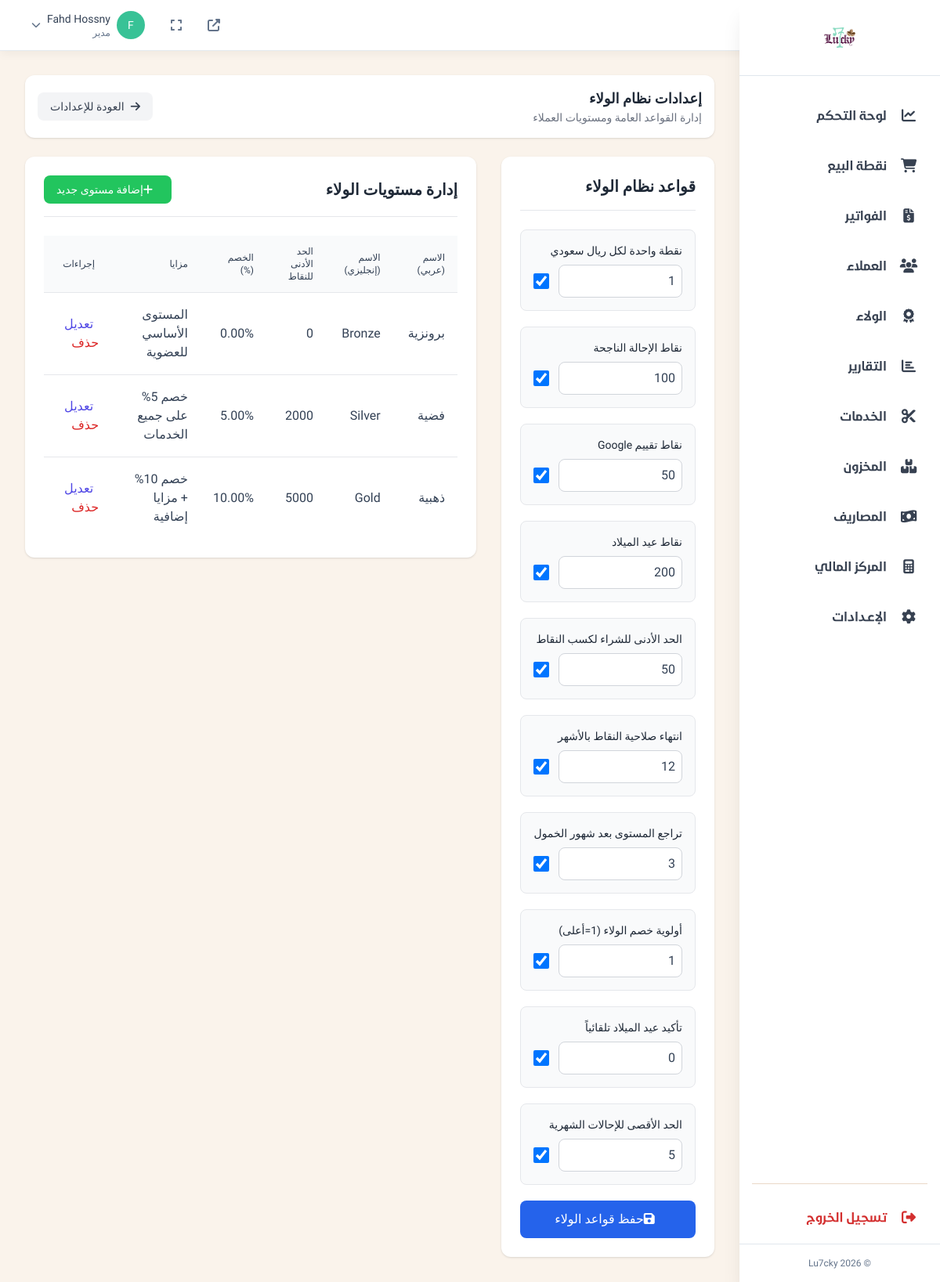
Screenshot of /admin/loyalty_settings.php (signed in) with the database file from the repository.
### tables this page shows
CREATE TABLE `loyalty_rules` (
  `id` int(11) NOT NULL,
  `rule_key` varchar(100) NOT NULL,
  `rule_value` text NOT NULL,
  `description_ar` varchar(255) DEFAULT NULL,
  `is_active` tinyint(1) DEFAULT 1,
  `created_at` timestamp NOT NULL DEFAULT current_timestamp(),
  `updated_at` timestamp NOT NULL DEFAULT current_timestamp() ON UPDATE current_timestamp()
);

CREATE TABLE `loyalty_tiers` (
  `id` int(11) NOT NULL,
  `name_ar` varchar(100) NOT NULL,
  `name_en` varchar(100) NOT NULL,
  `min_points` int(11) NOT NULL DEFAULT 0,
  `discount_percent` decimal(5,2) NOT NULL DEFAULT 0.00,
  `tier_color` varchar(20) DEFAULT '#gray',
  `tier_icon` varchar(50) DEFAULT 'star',
  `benefits_ar` text DEFAULT NULL,
  `is_active` tinyint(1) DEFAULT 1,
  `sort_order` int(11) DEFAULT 0,
  `created_at` timestamp NOT NULL DEFAULT current_timestamp(),
  `updated_at` timestamp NOT NULL DEFAULT current_timestamp() ON UPDATE current_timestamp()
);

### admin/loyalty_settings.php (the view, shortened to what this page needs)
<?php
 $database = new Database();
 $db = $database->getConnection();
 $rules_stmt = $db->query("SELECT rule_key, rule_value, description_ar, is_active FROM loyalty_rules");
 $loyalty_rules = $rules_stmt->fetchAll(PDO::FETCH_ASSOC);
 $tiers_stmt = $db->query("SELECT * FROM loyalty_tiers ORDER BY min_points ASC");
 $loyalty_tiers = $tiers_stmt->fetchAll(PDO::FETCH_ASSOC);
?>
<div class="bg-white rounded-xl shadow mb-6 p-4">
    <div class="flex items-center justify-between">
        <div class="flex items-center gap-3">
            <div>
                <h1 class="text-lg font-bold text-gray-800">إعدادات نظام الولاء</h1>
                <p class="text-sm text-gray-500">إدارة القواعد العامة ومستويات العملاء</p>
            </div>
        </div>
        <a href="settings.php" class="bg-gray-100 hover:bg-gray-200 text-gray-700 px-4 py-2 rounded-lg text-sm"><i class="fas fa-arrow-right ml-2"></i>العودة للإعدادات</a>
    </div>
</div>
<div class="grid grid-cols-1 lg:grid-cols-3 gap-8">
    <div class="lg:col-span-1">
        <div class="bg-white rounded-xl shadow p-6">
            <h2 class="text-xl font-bold text-gray-800 mb-6 border-b pb-4">قواعد نظام الولاء</h2>
            <form method="POST" class="space-y-5">
                <?php foreach ($loyalty_rules as $rule): ?>
                <div class="p-4 border rounded-lg bg-gray-50">
                    <label for="rule_<?= htmlspecialchars($rule['rule_key']) ?>" class="block text-sm font-medium text-gray-800 mb-2"><?= htmlspecialchars($rule['description_ar']) ?></label>
                    <div class="flex items-center gap-3">
                        <input type="number" step="any" name="rules[<?= htmlspecialchars($rule['rule_key']) ?>]" id="rule_<?= htmlspecialchars($rule['rule_key']) ?>"
                               value="<?= htmlspecialchars($rule['rule_value']) ?>"
                               class="w-full p-2 border border-gray-300 rounded-lg">
                        <label class="flex items-center cursor-pointer">
                            <input type="checkbox" name="active_rules[<?= htmlspecialchars($rule['rule_key']) ?>]" <?= $rule['is_active'] ? 'checked' : '' ?> class="h-5 w-5 rounded border-gray-300 text-green-500 focus:ring-green-500">
                        </label>
                    </div>
                </div>
                <?php endforeach; ?>
                <button type="submit" class="w-full bg-blue-600 text-white px-6 py-3 rounded-lg hover:bg-blue-700 transition mt-4">
                    <i class="fas fa-save mr-2"></i>حفظ قواعد الولاء
                </button>
            </form>
        </div>
    </div>
    <div class="lg:col-span-2">
        <div class="bg-white rounded-xl shadow p-6">
            <div class="flex justify-between items-center mb-6 border-b pb-4">
                <h2 class="text-xl font-bold text-gray-800">إدارة مستويات الولاء</h2>
                <button onclick="openTierModal()" class="bg-green-500 hover:bg-green-600 text-white px-4 py-2 rounded-lg text-sm"><i class="fas fa-plus mr-2"></i>إضافة مستوى جديد</button>
            </div>
            <div class="overflow-x-auto">
                <table class="min-w-full divide-y divide-gray-200">
                    <thead class="bg-gray-50">
                        <tr>
                            <th class="px-4 py-3 text-right text-xs font-medium">الاسم (عربي)</th>
                            <th class="px-4 py-3 text-right text-xs font-medium">الاسم (إنجليزي)</th>
                            <th class="px-4 py-3 text-right text-xs font-medium">الحد الأدنى للنقاط</th>
                            <th class="px-4 py-3 text-right text-xs font-medium">الخصم (%)</th>
                            <th class="px-4 py-3 text-right text-xs font-medium">مزايا</th>
                            <th class="px-4 py-3 text-center text-xs font-medium">إجراءات</th>
                        </tr>
                    </thead>
                    <tbody class="bg-white divide-y divide-gray-200">
                        <?php foreach ($loyalty_tiers as $tier): ?>
                        <tr>
                            <td class="px-4 py-4 font-medium"><?= htmlspecialchars($tier['name_ar']) ?></td>
                            <td class="px-4 py-4"><?= htmlspecialchars($tier['name_en']) ?></td>
                            <td class="px-4 py-4"><?= htmlspecialchars($tier['min_points']) ?></td>
                            <td class="px-4 py-4"><?= htmlspecialchars($tier['discount_percent']) ?>%</td>
                            <td class="px-4 py-4"><?= htmlspecialchars($tier['benefits_ar']) ?></td>
                            <td class="px-4 py-4 text-center">
                                <button onclick='openTierModal(<?= json_encode($tier) ?>)' class="text-indigo-600 hover:text-indigo-900">تعديل</button>
                                <form method="POST" class="inline-block ml-4" onsubmit="return confirm('هل أنت متأكد من الحذف؟')">
                                    <button type="submit" class="text-red-600 hover:text-red-900">حذف</button>
                                </form>
                            </td>
                        </tr>
                        <?php endforeach; ?>
                    </tbody>
                </table>
            </div>
        </div>
    </div>
</div>
<?php
include 'layouts/responsive_base.php';
?>

### admin/layouts/responsive_base.php (style rules this page uses)
body { font-family: 'Tajawal', sans-serif; background-color: #FAF3EB; }

### rows the page displays
loyalty_rules: description_ar "نقطة واحدة لكل ريال سعودي", rule_value "1", is_active "☑"
loyalty_rules: description_ar "نقاط الإحالة الناجحة", rule_value "100", is_active "☑"
loyalty_rules: description_ar "نقاط تقييم Google", rule_value "50", is_active "☑"
loyalty_rules: description_ar "نقاط عيد الميلاد", rule_value "200", is_active "☑"
loyalty_rules: description_ar "الحد الأدنى للشراء لكسب النقاط", rule_value "50", is_active "☑"
loyalty_rules: description_ar "انتهاء صلاحية النقاط بالأشهر", rule_value "12", is_active "☑"
loyalty_rules: description_ar "تراجع المستوى بعد شهور الخمول", rule_value "3", is_active "☑"
loyalty_rules: description_ar "أولوية خصم الولاء (1=أعلى)", rule_value "1", is_active "☑"
loyalty_rules: description_ar "تأكيد عيد الميلاد تلقائياً", rule_value "0", is_active "☑"
loyalty_rules: description_ar "الحد الأقصى للإحالات الشهرية", rule_value "5", is_active "☑"
loyalty_tiers: name_ar "برونزية", name_en "Bronze", min_points "0", discount_percent "0.00", benefits_ar "المستوى الأساسي للعضوية"
loyalty_tiers: name_ar "فضية", name_en "Silver", min_points "2000", discount_percent "5.00", benefits_ar "خصم 5% على جميع الخدمات"
loyalty_tiers: name_ar "ذهبية", name_en "Gold", min_points "5000", discount_percent "10.00", benefits_ar "خصم 10% + مزايا إضافية"

### other values shown
mb_substr($current_admin['username'], 0, 1) "F"
$current_admin['username'] "Fahd Hossny"
$current_admin['role'] "مدير"
$item['title'] "لوحة التحكم"
$item['title'] "نقطة البيع"
$item['title'] "الفواتير"
$item['title'] "العملاء"
$item['title'] "الولاء"
$item['title'] "التقارير"
$item['title'] "الخدمات"
$item['title'] "المخزون"
$item['title'] "المصاريف"
$item['title'] "المركز المالي"
$item['title'] "الإعـدادات"
